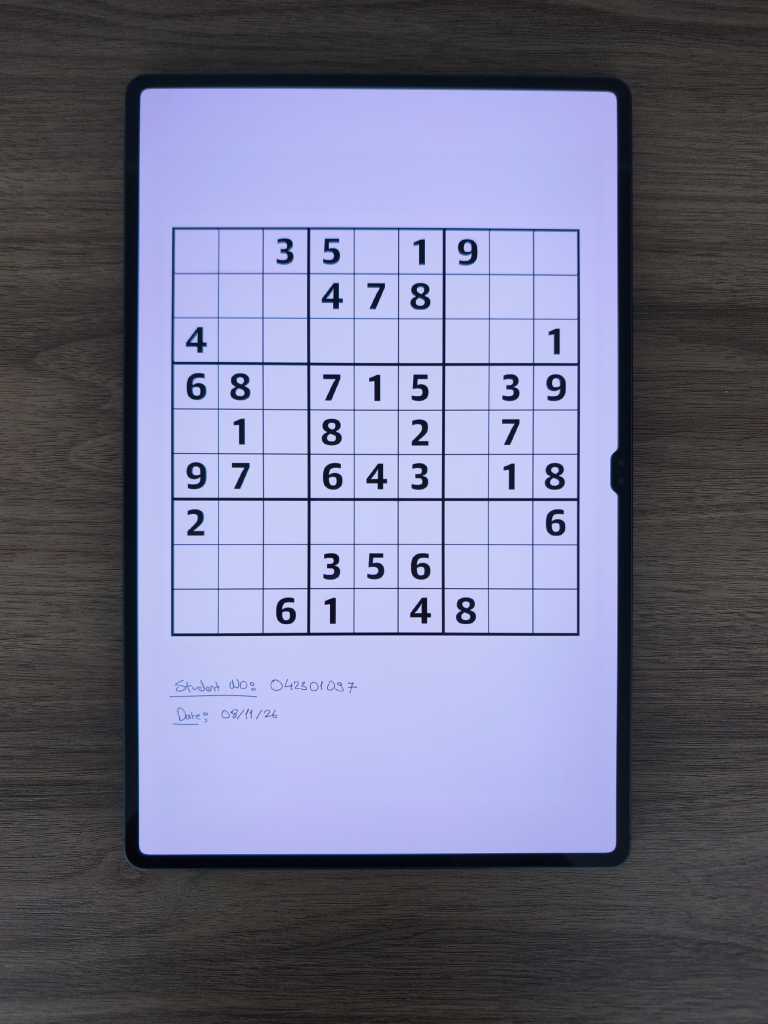
#> input picture data/personal/images/personal_01.jpg, 3072 x 4096 px (shown at 1/4 size); its folder holds only this picture in this run
$ python harris_study.py
#> lines starting #> are read from the running program, lines starting #| are printed output that depends on the picture; after the words box and inside, x2 and y2 are one past the last pixel; in counts of white or black regions, pixels touching at a corner belong together
### preprocessing.py
"""Read phone photos and prepare them for corner detection."""

from pathlib import Path

import cv2
import numpy as np
from PIL import Image, ImageOps


# [7 lines left out: function map_points, not called in this run]


def orientation_matrix(orientation, width, height):
    # map rotated or mirrored EXIF points back to the stored photo
    transforms = {
        1: [[1, 0, 0], [0, 1, 0]],
        2: [[-1, 0, width - 1], [0, 1, 0]],
        3: [[-1, 0, width - 1], [0, -1, height - 1]],
        4: [[1, 0, 0], [0, -1, height - 1]],
        5: [[0, 1, 0], [1, 0, 0]],
        6: [[0, 1, 0], [-1, 0, height - 1]],
        7: [[0, -1, width - 1], [-1, 0, height - 1]],
        8: [[0, -1, width - 1], [1, 0, 0]],
    }
    rows = transforms.get(orientation, transforms[1])
    return np.array(rows + [[0, 0, 1]], dtype=float)


def make_threshold(gray, block_size, constant=7):
    # subtract 7 from the weighted local mean to filter small background changes
    # invert so dark ink becomes white for corner detection
    return cv2.adaptiveThreshold(
        gray, 255, cv2.ADAPTIVE_THRESH_GAUSSIAN_C,
        cv2.THRESH_BINARY_INV, block_size, constant,
    )


def preprocess(path, max_side=1600):
    # 1600 keeps runtime down while leaving enough grid detail
#> called with max_side = 1600
    if max_side < 32:
        raise ValueError('max_side must be at least 32')
    with Image.open(path) as photo:
#> photo is the input picture: PIL image 3072x4096 RGB; mean R, G, B 111.6, 113, 137
        width, height = photo.size
        orientation = photo.getexif().get(274, 1)
#> orientation = 0
        original = cv2.cvtColor(np.array(photo.convert('RGB')), cv2.COLOR_RGB2BGR)
        # detect on the upright view but keep the original pixels for the final warp
        upright = cv2.cvtColor(np.array(ImageOps.exif_transpose(photo).convert('RGB')), cv2.COLOR_RGB2BGR)
    if min(width, height) < 32:
        raise ValueError('photo is too small')

    upright_height, upright_width = upright.shape[:2]
    scale = min(1.0, max_side / max(upright_width, upright_height))
    new_width = max(3, round(upright_width * scale))
    new_height = max(3, round(upright_height * scale))
    resized = cv2.resize(upright, (new_width, new_height), interpolation=cv2.INTER_AREA)
    gray = cv2.cvtColor(resized, cv2.COLOR_BGR2GRAY)
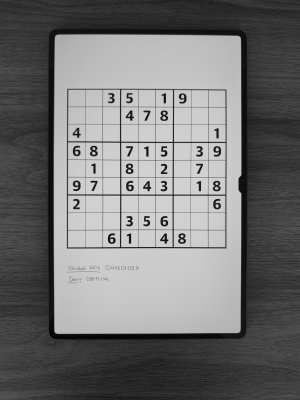
#> gray: shape (1600, 1200) (shown at 1/4 size); min 3, max 217, mean 115.3
    short_side = min(gray.shape)
    # 0.2% of the short side gives a light blur that keeps grid edges
    blur_size = max(3, round(short_side * 0.002))
    # odd kernels have a centre pixel
    if blur_size % 2 == 0:
        blur_size += 1
    # a 3.5% window adapts to nearby lighting changes
    block_size = max(3, round(short_side * 0.035))
    if block_size % 2 == 0:
        block_size += 1
    # dont let the window exceed the short side
    block_size = min(block_size, short_side if short_side % 2 else short_side - 1)
    # sigma 0 lets OpenCV pick the blur strength from the kernel size
    gray = cv2.GaussianBlur(gray, (blur_size, blur_size), 0)
    # 3% smooths out grid detail so we can estimate the lighting
    sigma = max(1.0, short_side * 0.03)
    # let OpenCV pick the kernel size from sigma
    background = cv2.GaussianBlur(gray, (0, 0), sigmaX=sigma)
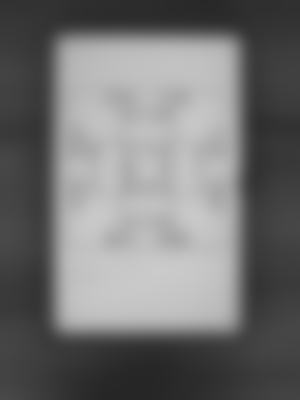
#> background: shape (1600, 1200) (shown at 1/4 size); min 38, max 202, mean 115.3
    # scale the corrected intensities back to 8 bit
    gray = cv2.divide(gray, background, scale=255)
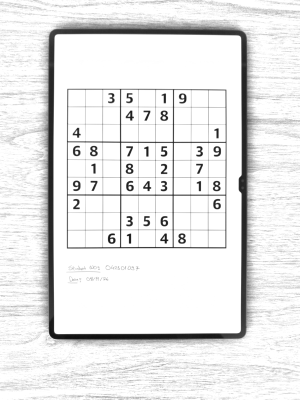
#> gray: shape (1600, 1200) (shown at 1/4 size); min 12, max 255, mean 232
    thresh = make_threshold(gray, block_size)
#> in make_threshold, `return cv2.adaptiveThreshold( gray, 255, cv2.ADAPTIVE_THRESH_GAUSSIAN_..`:
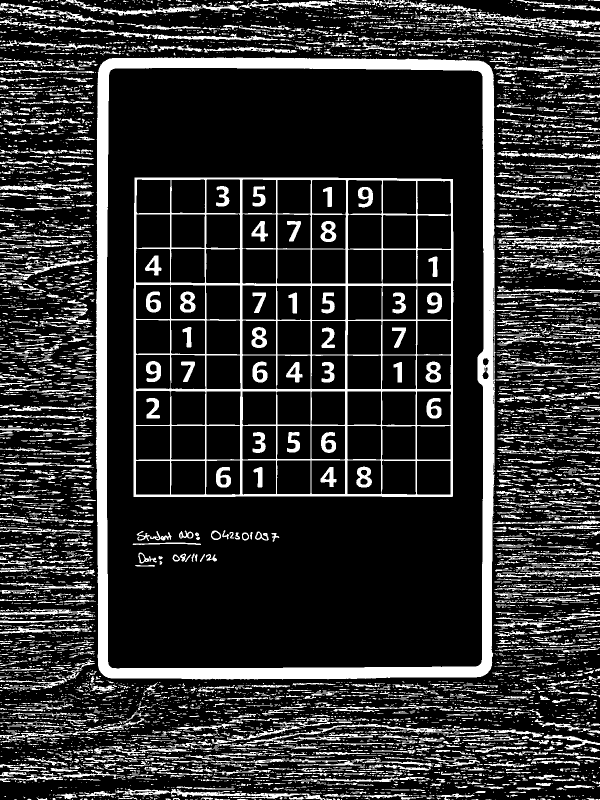
#> returned value: shape (1600, 1200) (shown at 1/2 size); 19.1% white; 7339 white regions (5526 under 20 px), largest, box (x1, y1, x2, y2) and area: (24, 115, 992, 1359) 85589, (267, 355, 907, 994) 45057, (0, 39, 556, 81) 2769

    # resize uses pixel centres so undo its half pixel offset too
    scale_x = upright_width / new_width
    scale_y = upright_height / new_height
    resize_matrix = np.array([
        [scale_x, 0, (scale_x - 1) / 2],
        [0, scale_y, (scale_y - 1) / 2],
        [0, 0, 1],
    ])
    to_original = orientation_matrix(orientation, width, height) @ resize_matrix
#> in orientation_matrix, `rows = transforms.get(orientation, transforms[1])`: rows = [[1, 0, 0], [0, 1, 0]]
#> to_original = [[2.56, 0, 0.78], [0, 2.56, 0.78], [0, 0, 1]]
    return {'image': original, 'gray': gray, 'thresh': thresh,
            'to_original': to_original, 'block_size': block_size}


# [10 lines that do not run on import are left out]

### harris_study.py
"""Measure Harris parameter effects on six annotated photographs."""

import argparse
import csv
import json
from pathlib import Path

import numpy as np

from corners import detect_candidates, select_corners
from preprocessing import preprocess, map_points


def run_study(images_dir, annotations_dir, outdir, limit=6):
    # 6 photos by default as required for the parameter study
    paths = sorted(Path(images_dir).glob('*.jpg'))[:limit]
    if not paths:
        raise ValueError('no photographs found')
    # try 3 5 and 7 for the corner window and Sobel kernel
    # k values around 0.04 change the edge penalty
    # thresholds are 0.3% 1% and 3% of the strongest response
    variants = {'block_size': [3, 5, 7], 'ksize': [3, 5, 7],
                'k': [0.02, 0.04, 0.06], 'threshold': [0.003, 0.01, 0.03]}
    rows = []
    for path in paths:
        prepared = preprocess(path)
#> prepared = 5 items
#> (the run stopped early here; a loop or call above may not have finished)

$ run again, on data/personal/images/personal_05.jpg
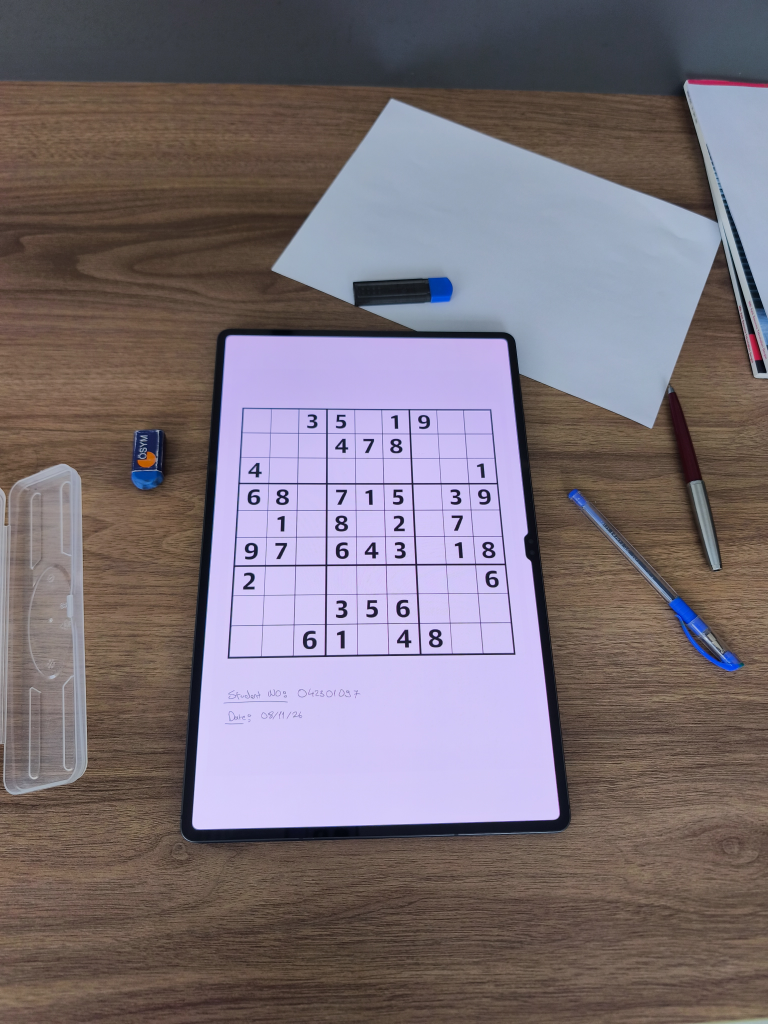
#> input picture data/personal/images/personal_05.jpg, 3072 x 4096 px (shown at 1/4 size)
#> in preprocess, photo is the input picture: PIL image 3072x4096 RGB; mean R, G, B 122, 111.6, 118.6
#> orientation = 0
#> in preprocess, `gray = cv2.divide(gray, background, scale=255)`:
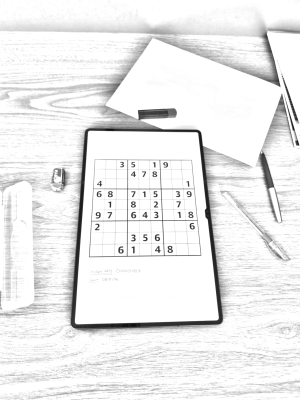
#> gray: shape (1600, 1200) (shown at 1/4 size); min 11, max 255, mean 236.5
#> in make_threshold, `return cv2.adaptiveThreshold( gray, 255, cv2.ADAPTIVE_THRESH_GAUSSIAN_..`:
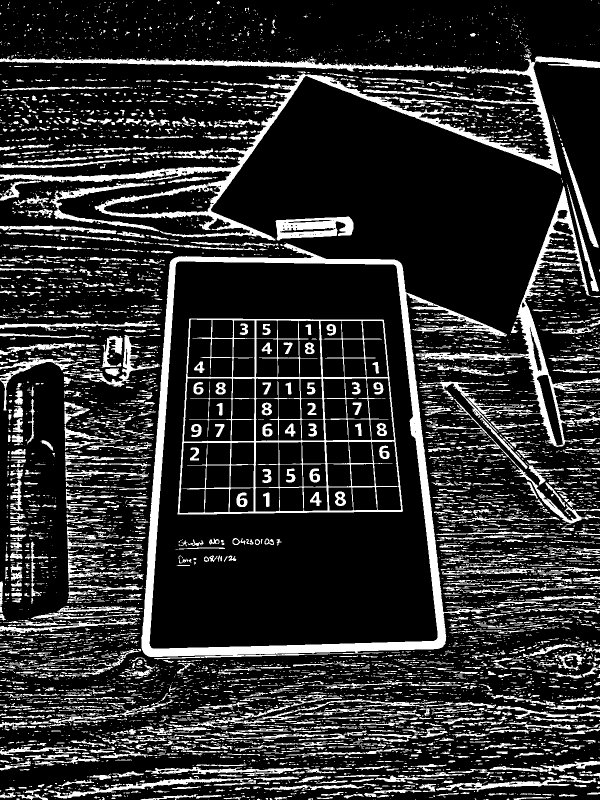
#> returned value: shape (1600, 1200) (shown at 1/2 size); 17.9% white; 6761 white regions (5080 under 20 px), largest, box (x1, y1, x2, y2) and area: (282, 486, 1014, 1319) 42278, (0, 113, 1200, 481) 29888, (355, 637, 806, 1029) 19295
#> rows = [[1, 0, 0], [0, 1, 0]]
#> to_original = [[2.56, 0, 0.78], [0, 2.56, 0.78], [0, 0, 1]]
#> prepared = 5 items

$ run again, on data/personal/images/personal_06.jpg
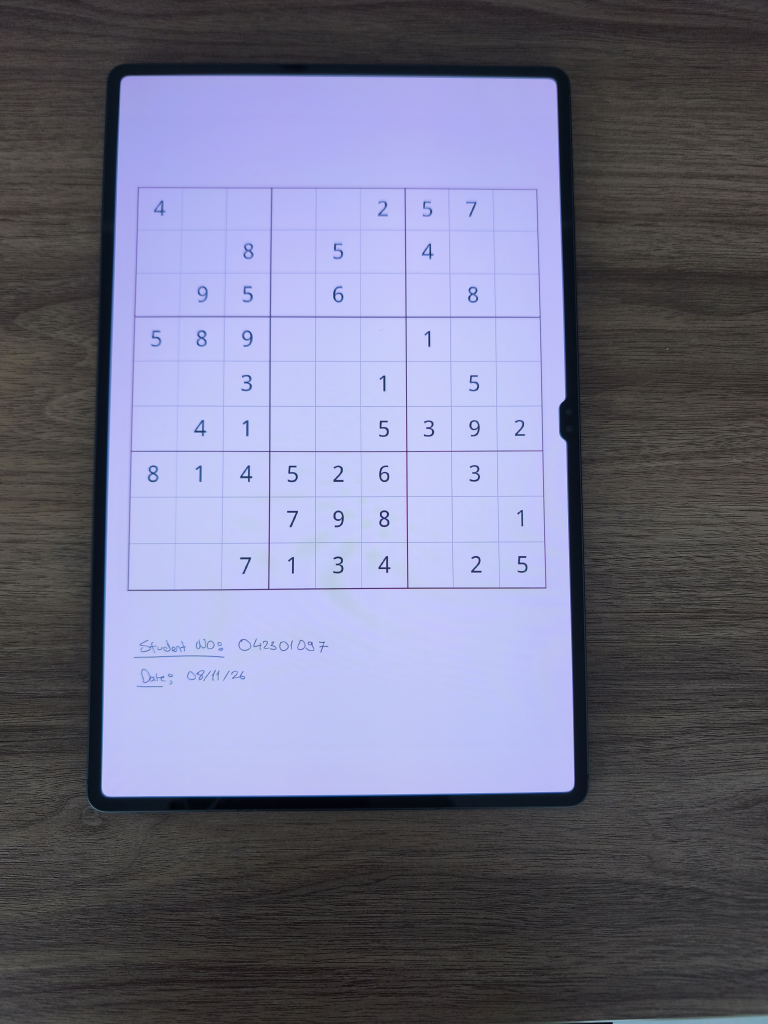
#> input picture data/personal/images/personal_06.jpg, 3072 x 4096 px (shown at 1/4 size)
#> in preprocess, photo is the input picture: PIL image 3072x4096 RGB; mean R, G, B 110.2, 111.1, 133.4
#> orientation = 0
#> in preprocess, `gray = cv2.divide(gray, background, scale=255)`:
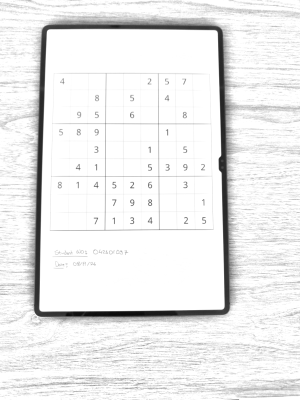
#> gray: shape (1600, 1200) (shown at 1/4 size); min 8, max 255, mean 236.4
#> in make_threshold, `return cv2.adaptiveThreshold( gray, 255, cv2.ADAPTIVE_THRESH_GAUSSIAN_..`:
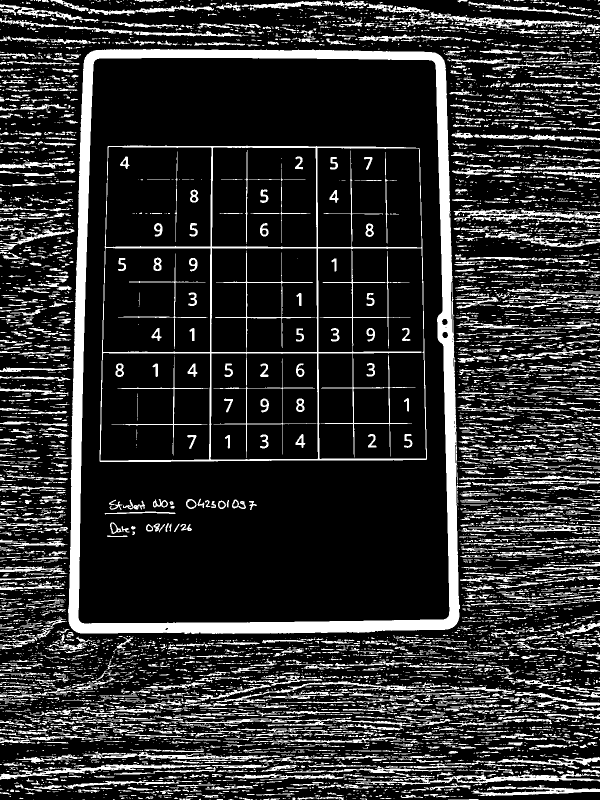
#> returned value: shape (1600, 1200) (shown at 1/2 size); 18.5% white; 6866 white regions (4919 under 20 px), largest, box (x1, y1, x2, y2) and area: (106, 98, 920, 1268) 74302, (199, 291, 854, 924) 21317, (710, 1541, 1200, 1572) 3648
#> rows = [[1, 0, 0], [0, 1, 0]]
#> to_original = [[2.56, 0, 0.78], [0, 2.56, 0.78], [0, 0, 1]]
#> prepared = 5 items
